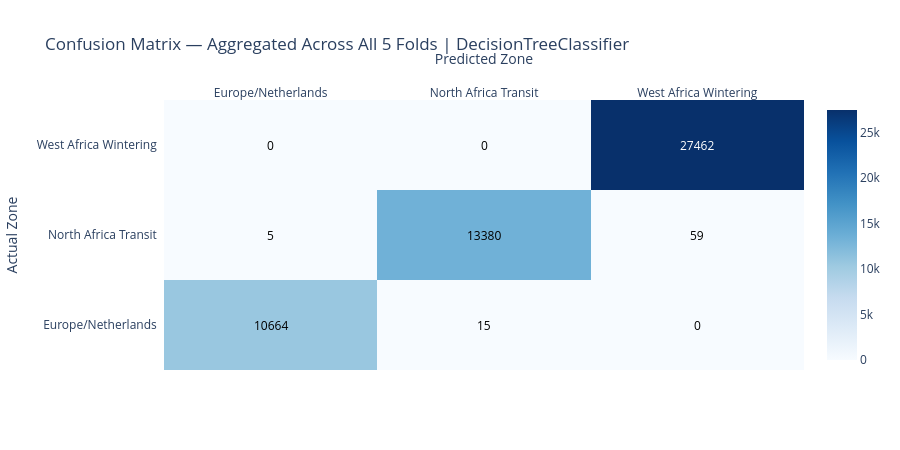

This figure's notebook cell:
### Markdown cell above
## 5. Confusion Matrix (Aggregated Across All Folds)

### Code cell
#class_labels = ['Zone 0 (W.Africa)', 'Zone 1 (Netherlands)', 'Zone 2 (Atlantic)'] changed to this
class_labels = ['Europe/Netherlands', 'North Africa Transit', 'West Africa Wintering']
fig = ff.create_annotated_heatmap(
    z=all_cm,
    x=class_labels,
    y=class_labels,
    colorscale='Blues',
    showscale=True
)
fig.update_layout(
    title=f'Confusion Matrix — Aggregated Across All {N_SPLITS} Folds | {type(best_model).__name__}',
    xaxis_title='Predicted Zone',
    yaxis_title='Actual Zone',
    height=450
)
fig.write_html('phase8_confusion_matrix.html')
fig.show()

print('Aggregated confusion matrix (all folds combined):')
print(pd.DataFrame(all_cm, index=class_labels, columns=class_labels).to_string())

### Figure 1 — Plotly figure (JSON) as saved in the notebook; plotly's stock layout.template omitted (floating-point values rounded to 4 significant figures)
{"data": [{"colorscale": [[0, "rgb(247,251,255)"], [0.125, "rgb(222,235,247)"], [0.25, "rgb(198,219,239)"], [0.375, "rgb(158,202,225)"], [0.5, "rgb(107,174,214)"], [0.625, "rgb(66,146,198)"], [0.75, "rgb(33,113,181)"], [0.875, "rgb(8,81,156)"], [1, "rgb(8,48,107)"]], "reversescale": false, "showscale": true, "type": "heatmap", "x": ["Europe/Netherlands", "North Africa Transit", "West Africa Wintering"], "y": ["Europe/Netherlands", "North Africa Transit", "West Africa Wintering"], "z": [[10664, 15, 0], [5, 13380, 59], [0, 0, 27462]]}], "layout": {"annotations": [{"font": {"color": "#000000"}, "showarrow": false, "text": "10664", "x": "Europe/Netherlands", "xref": "x", "y": "Europe/Netherlands", "yref": "y"}, {"font": {"color": "#000000"}, "showarrow": false, "text": "15", "x": "North Africa Transit", "xref": "x", "y": "Europe/Netherlands", "yref": "y"}, {"font": {"color": "#000000"}, "showarrow": false, "text": "0", "x": "West Africa Wintering", "xref": "x", "y": "Europe/Netherlands", "yref": "y"}, {"font": {"color": "#000000"}, "showarrow": false, "text": "5", "x": "Europe/Netherlands", "xref": "x", "y": "North Africa Transit", "yref": "y"}, {"font": {"color": "#000000"}, "showarrow": false, "text": "13380", "x": "North Africa Transit", "xref": "x", "y": "North Africa Transit", "yref": "y"}, {"font": {"color": "#000000"}, "showarrow": false, "text": "59", "x": "West Africa Wintering", "xref": "x", "y": "North Africa Transit", "yref": "y"}, {"font": {"color": "#000000"}, "showarrow": false, "text": "0", "x": "Europe/Netherlands", "xref": "x", "y": "West Africa Wintering", "yref": "y"}, {"font": {"color": "#000000"}, "showarrow": false, "text": "0", "x": "North Africa Transit", "xref": "x", "y": "West Africa Wintering", "yref": "y"}, {"font": {"color": "#FFFFFF"}, "showarrow": false, "text": "27462", "x": "West Africa Wintering", "xref": "x", "y": "West Africa Wintering", "yref": "y"}], "height": 450, "title": {"text": "Confusion Matrix — Aggregated Across All 5 Folds | DecisionTreeClassifier"}, "xaxis": {"dtick": 1, "gridcolor": "rgb(0, 0, 0)", "side": "top", "ticks": "", "title": {"text": "Predicted Zone"}}, "yaxis": {"dtick": 1, "ticks": "", "ticksuffix": "  ", "title": {"text": "Actual Zone"}}}}
